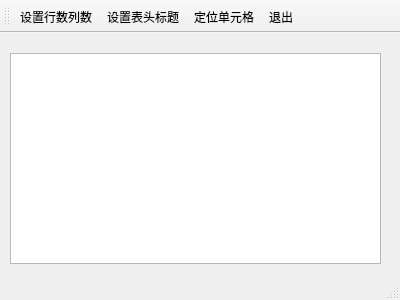
<?xml version="1.0" encoding="UTF-8"?>
<ui version="4.0">
 <class>MainWindow</class>
 <widget class="QMainWindow" name="MainWindow">
  <property name="geometry">
   <rect>
    <x>0</x>
    <y>0</y>
    <width>400</width>
    <height>300</height>
   </rect>
  </property>
  <property name="windowTitle">
   <string>MainWindow</string>
  </property>
  <widget class="QWidget" name="centralWidget">
   <widget class="QTableView" name="tableView">
    <property name="geometry">
     <rect>
      <x>10</x>
      <y>20</y>
      <width>371</width>
      <height>211</height>
     </rect>
    </property>
   </widget>
  </widget>
  <widget class="QMenuBar" name="menuBar">
   <property name="geometry">
    <rect>
     <x>0</x>
     <y>0</y>
     <width>400</width>
     <height>23</height>
    </rect>
   </property>
  </widget>
  <widget class="QToolBar" name="mainToolBar">
   <attribute name="toolBarArea">
    <enum>TopToolBarArea</enum>
   </attribute>
   <attribute name="toolBarBreak">
    <bool>false</bool>
   </attribute>
   <addaction name="actTab_SetSize"/>
   <addaction name="actTab_SetHeader"/>
   <addaction name="actTab_Locate"/>
   <addaction name="actQuit"/>
  </widget>
  <widget class="QStatusBar" name="statusBar"/>
  <action name="actTab_SetSize">
   <property name="icon">
    <iconset resource="res.qrc">
     <normaloff>:/image/image20190605/actTab.PNG</normaloff>:/image/image20190605/actTab.PNG</iconset>
   </property>
   <property name="text">
    <string>设置行数列数</string>
   </property>
  </action>
  <action name="actTab_SetHeader">
   <property name="icon">
    <iconset resource="res.qrc">
     <normaloff>:/image/image20190605/actTab_SetHeader.PNG</normaloff>:/image/image20190605/actTab_SetHeader.PNG</iconset>
   </property>
   <property name="text">
    <string>设置表头标题</string>
   </property>
   <property name="toolTip">
    <string>设置表头标题</string>
   </property>
  </action>
  <action name="actTab_Locate">
   <property name="icon">
    <iconset resource="res.qrc">
     <normaloff>:/image/image20190605/actTab_Locate.PNG</normaloff>:/image/image20190605/actTab_Locate.PNG</iconset>
   </property>
   <property name="text">
    <string>定位单元格</string>
   </property>
   <property name="toolTip">
    <string>定位单元格</string>
   </property>
  </action>
  <action name="actQuit">
   <property name="icon">
    <iconset resource="res.qrc">
     <normaloff>:/image/image20190605/quit.PNG</normaloff>:/image/image20190605/quit.PNG</iconset>
   </property>
   <property name="text">
    <string>退出</string>
   </property>
   <property name="toolTip">
    <string>退出</string>
   </property>
  </action>
 </widget>
 <layoutdefault spacing="6" margin="11"/>
 <resources>
  <include location="res.qrc"/>
 </resources>
 <connections/>
</ui>
